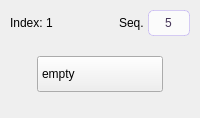
<?xml version="1.0" encoding="UTF-8"?>
<ui version="4.0">
 <class>BasketWidget</class>
 <widget class="QFrame" name="basketWidget">
  <property name="minimumSize">
   <size>
    <width>150</width>
    <height>118</height>
   </size>
  </property>
  <property name="basketCard" stdset="0">
   <bool>true</bool>
  </property>
  <property name="basketState" stdset="0">
   <string>empty</string>
  </property>
  <layout class="QVBoxLayout" name="cardLayout">
   <property name="leftMargin">
    <number>10</number>
   </property>
   <property name="topMargin">
    <number>10</number>
   </property>
   <property name="rightMargin">
    <number>10</number>
   </property>
   <property name="bottomMargin">
    <number>10</number>
   </property>
   <property name="spacing">
    <number>4</number>
   </property>
   <item>
    <layout class="QHBoxLayout" name="entryHeader">
     <property name="leftMargin">
      <number>0</number>
     </property>
     <property name="topMargin">
      <number>0</number>
     </property>
     <property name="rightMargin">
      <number>0</number>
     </property>
     <property name="bottomMargin">
      <number>0</number>
     </property>
     <property name="spacing">
      <number>4</number>
     </property>
     <item>
      <widget class="QLabel" name="indexLabel">
       <property name="text">
        <string>Index: 1</string>
       </property>
       <property name="role" stdset="0">
        <string>index</string>
       </property>
       <property name="toolTip">
        <string>Immutable basket index</string>
       </property>
      </widget>
     </item>
     <item>
      <spacer name="headerSpacer">
       <property name="orientation">
        <enum>Qt::Orientation::Horizontal</enum>
       </property>
       <property name="sizeHint">
        <size>
         <width>24</width>
         <height>0</height>
        </size>
       </property>
      </spacer>
     </item>
     <item>
      <widget class="QLabel" name="sequenceLabel">
       <property name="text">
        <string>Seq.</string>
       </property>
       <property name="role" stdset="0">
        <string>sequence</string>
       </property>
       <property name="buddy">
        <cstring>sequenceSpinBox</cstring>
       </property>
      </widget>
     </item>
     <item>
      <widget class="QSpinBox" name="sequenceSpinBox">
       <property name="minimumSize">
        <size>
         <width>42</width>
         <height>26</height>
        </size>
       </property>
       <property name="maximumSize">
        <size>
         <width>58</width>
         <height>28</height>
        </size>
       </property>
       <property name="toolTip">
        <string>Sequence number (prototype only)</string>
       </property>
       <property name="accessibleName">
        <string>Basket 1 sequence</string>
       </property>
       <property name="buttonSymbols">
        <enum>QAbstractSpinBox::ButtonSymbols::NoButtons</enum>
       </property>
       <property name="alignment">
        <set>Qt::AlignmentFlag::AlignCenter</set>
       </property>
       <property name="maximum">
        <number>9999</number>
       </property>
       <property name="value">
        <number>5</number>
       </property>
      </widget>
     </item>
    </layout>
   </item>
   <item>
    <spacer name="topStatusSpacer">
     <property name="orientation">
      <enum>Qt::Orientation::Vertical</enum>
     </property>
     <property name="sizeHint">
      <size>
       <width>0</width>
       <height>12</height>
      </size>
     </property>
    </spacer>
   </item>
   <item>
    <layout class="QHBoxLayout" name="statusRow">
     <property name="leftMargin">
      <number>0</number>
     </property>
     <property name="topMargin">
      <number>0</number>
     </property>
     <property name="rightMargin">
      <number>0</number>
     </property>
     <property name="bottomMargin">
      <number>0</number>
     </property>
     <property name="spacing">
      <number>0</number>
     </property>
     <item>
      <spacer name="leftStatusSpacer">
       <property name="orientation">
        <enum>Qt::Orientation::Horizontal</enum>
       </property>
       <property name="sizeHint">
        <size>
         <width>24</width>
         <height>0</height>
        </size>
       </property>
      </spacer>
     </item>
     <item>
      <widget class="QComboBox" name="statusComboBox">
       <property name="minimumSize">
        <size>
         <width>126</width>
         <height>36</height>
        </size>
       </property>
       <property name="maximumSize">
        <size>
         <width>138</width>
         <height>42</height>
        </size>
       </property>
       <property name="basketStatus" stdset="0">
        <bool>true</bool>
       </property>
       <property name="accessibleName">
        <string>Basket 1 status</string>
       </property>
       <property name="toolTip">
        <string>Changing the status updates this basket's colour</string>
       </property>
       <property name="currentIndex">
        <number>0</number>
       </property>
       <item>
        <property name="text">
         <string>empty</string>
        </property>
       </item>
       <item>
        <property name="text">
         <string>in progress</string>
        </property>
       </item>
       <item>
        <property name="text">
         <string>pending</string>
        </property>
       </item>
       <item>
        <property name="text">
         <string>sold</string>
        </property>
       </item>
      </widget>
     </item>
     <item>
      <spacer name="rightStatusSpacer">
       <property name="orientation">
        <enum>Qt::Orientation::Horizontal</enum>
       </property>
       <property name="sizeHint">
        <size>
         <width>24</width>
         <height>0</height>
        </size>
       </property>
      </spacer>
     </item>
    </layout>
   </item>
   <item>
    <spacer name="bottomStatusSpacer">
     <property name="orientation">
      <enum>Qt::Orientation::Vertical</enum>
     </property>
     <property name="sizeHint">
      <size>
       <width>0</width>
       <height>12</height>
      </size>
     </property>
    </spacer>
   </item>
  </layout>
  <property name="styleSheet">
   <string>QFrame#basketWidget { font-family: "Segoe UI"; font-size: 14px; }
QLabel { background: transparent; border: none; }
QLabel[role="index"] { color: #888096; font-size: 12px; }
QLabel[role="sequence"] { color: #6a607a; font-size: 12px; }
QFrame[basketCard="true"] {
    border: 2px solid #7650ed;
    border-radius: 15px;
}
QFrame[basketState="empty"] { background: #f0f0f5; }
QFrame[basketState="in progress"] { background: #b8edbe; }
QFrame[basketState="pending"] { background: #fff0a6; }
QFrame[basketState="sold"] { background: #ffd0d0; }
QSpinBox {
    background: rgba(255, 255, 255, 195);
    color: #453458;
    border: 1px solid rgba(118, 80, 237, 65);
    border-radius: 5px;
    padding: 3px 4px;
    font-size: 12px;
}
QSpinBox:focus { border: 1px solid #7650ed; }
QComboBox[basketStatus="true"] {
    background: transparent;
    color: #6841dc;
    border: none;
    border-radius: 6px;
    padding: 7px 6px;
    font-size: 16px;
    font-weight: 500;
}
QComboBox[basketStatus="true"]:hover { background: rgba(255, 255, 255, 90); }
QComboBox::drop-down { border: none; width: 20px; }
QComboBox::down-arrow {
    image: url(:/basket/chevron-down.xpm);
    width: 9px;
    height: 5px;
}
QComboBox QAbstractItemView {
    background: #ffffff;
    color: #453458;
    selection-background-color: #e9e0ff;
    selection-color: #5932ce;
    outline: none;
}</string>
  </property>
 </widget>
 <resources>
  <include location="basket_resources.qrc" />
 </resources>
 <connections />
</ui>
